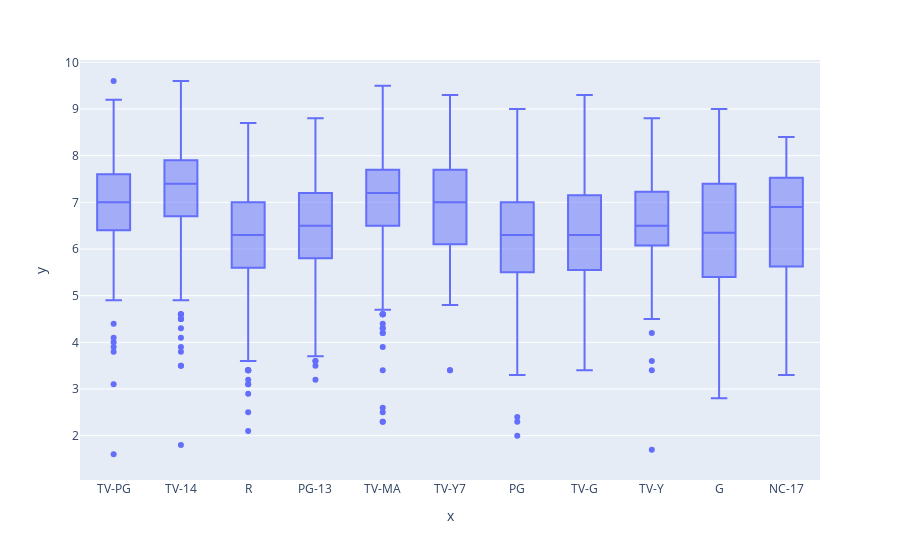

The notebook cell saved with this chart:
### Code cell
px.box(x=netflix['age_certification'], y= netflix['imdb_score'])

### Figure 1 — Plotly figure (JSON) as saved in the notebook; plotly's stock layout.template omitted (floating-point values rounded to 4 significant figures; data arrays with more than 128 entries replaced by an {"elided": "..."} marker saying what was removed)
{"data": [{"alignmentgroup": "True", "hovertemplate": "x=%{x}<br>y=%{y}<extra></extra>", "legendgroup": "", "marker": {"color": "#636efa"}, "name": "", "notched": false, "offsetgroup": "", "orientation": "v", "showlegend": false, "type": "box", "x": {"elided": "5067 str values"}, "x0": " ", "xaxis": "x", "y": {"elided": "5067 float values"}, "y0": " ", "yaxis": "y"}], "layout": {"boxmode": "group", "legend": {"tracegroupgap": 0}, "margin": {"t": 60}, "xaxis": {"anchor": "y", "domain": [0, 1], "title": {"text": "x"}}, "yaxis": {"anchor": "x", "domain": [0, 1], "title": {"text": "y"}}}}
